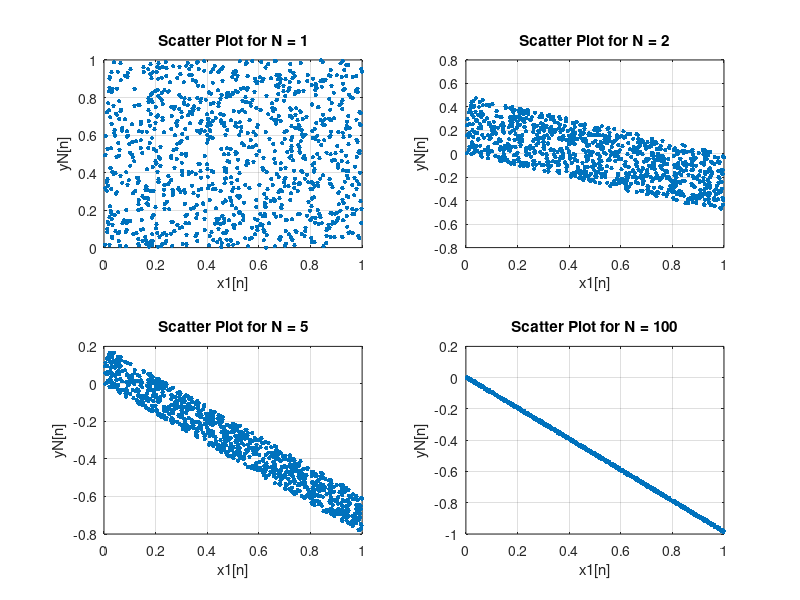

Reproduce this figure in MATLAB. (Note: this script raises an error after producing the figure.)
% MATLAB Code to generate IID samples and plot scatter plots

% Number of samples
N_samples = 1000;

% Generate IID samples for x1[n] and x2[n] from uniform distribution
x1 = rand(N_samples, 1);  % Uniform distribution in [0, 1]
x2 = rand(N_samples, 1);  % Uniform distribution in [0, 1]

% Values of N to be evaluated
N_values = [1, 2, 5, 100];

% Create a figure for subplots
figure;

% Loop through each value of N and compute yN[n]
for p = 1:length(N_values)
    N = N_values(p);
    
    % Calculate yN[n] based on the given equation
    yN = ((1 - N) .* x1 + x2) / N;
    
    % Create scatter plot for (x1[n], yN[n])
    subplot(2, 2, p); % Create 2x2 subplots
    plot(x1, yN, '.', 'MarkerSize', 10); % Scatter plot
    title(['Scatter Plot for N = ' num2str(N)]); % Title for each subplot
    xlabel('x1[n]'); % Label for x1[n]
    ylabel('yN[n]'); % Label for yN[n]
    grid on; % Add grid for better visualization
end

% Adjust layout
sgtitle('Scatter Plots of (x1[n], yN[n]) for Different N Values'); % Overall title
